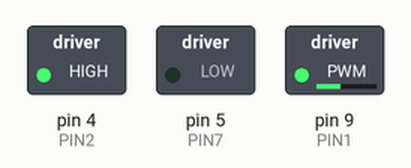
Recording of a sketch running on a simulated Arduino Uno, built with avr-gcc and run on an emulated ATmega328P. Shown: switched loads named in the sketch (green lamp = pin HIGH).

Above: at 0.05 s.
At 9.95 s:
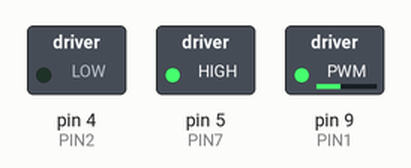
Timing chart, 0 to 11.5 s (numbered marks = the images above):
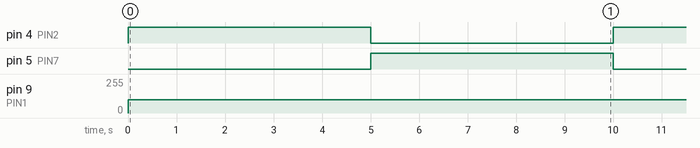

Measured:
- by itself, pin 4 (PIN2), pin 5 (PIN7): alternates HIGH for 5.0 s and LOW for 5.0 s
- by itself, pin 9 (PIN1): 0/255 → 100/255 at 0.00 s

The sketch:

tema10_ControlGiroMotor.ino
```cpp
#define PIN2 4
#define PIN7 5
#define PIN1 9

void setup() {
  // initialize digital pin 13 as an output.
  pinMode(PIN1, OUTPUT);
  pinMode(PIN2, OUTPUT);
  pinMode(PIN7, OUTPUT);
}

// the loop function runs over and over again forever
void loop() {
  analogWrite(PIN1, 100);

  digitalWrite(PIN2, HIGH);
  digitalWrite(PIN7, LOW);
  delay(5000);
  digitalWrite(PIN2, LOW);
  digitalWrite(PIN7, HIGH);
  delay(5000);

}
```
